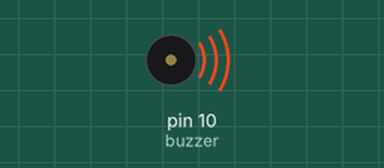
This program was run on a simulated Raspberry Pi (header pin numbers). Shown: buzzer (waves = sounding).

Above: at 0.5 s.
At 11.5 s:
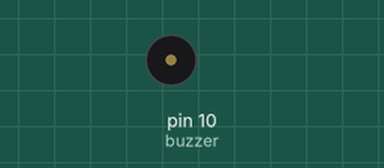
Timing chart, 0 to 13.0 s (numbered marks = the images above):
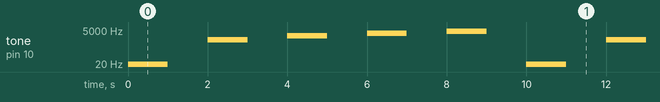

Measured:
- by itself, tone on pin 10 (buzzer): repeats every 10.0 s: silent 1.0 s, 1001 Hz 1.0 s, silent 1.0 s, 2001 Hz 1.0 s, silent 1.0 s, 3001 Hz 1.0 s, silent 1.0 s, 4001 Hz 1.0 s, silent 1.0 s, 1 Hz 1.0 s

The program:

buzzer.py
```python
import RPi.GPIO as GPIO
from time import sleep

buzzer = 10

GPIO.setmode(GPIO.BOARD)
GPIO.setup(buzzer, GPIO.OUT)

pwm = GPIO.PWM(buzzer, 1)

try:
    while 1:
        for frequency in range(1, 5001, 1000):
            pwm.start(50)
            pwm.ChangeFrequency(frequency)
            sleep(1)
            pwm.stop()
            sleep(1)
except KeyboardInterrupt:
    pass

pwm.stop()
GPIO.cleanup()
```
